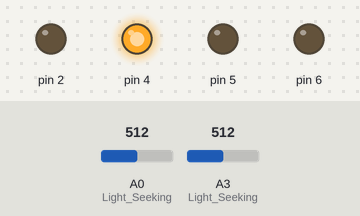
The sketch below on a simulated Arduino Uno, built with avr-gcc and run on an emulated ATmega328P. Shown: output pins drawn as LEDs (lit = HIGH). Inputs (shaded band) come from the test bench; at power-on: A0 (Light_Seeking) = 512, A3 (Light_Seeking) = 512.

Above: at 1.2 s.
1.3 s: A0 (Light_Seeking) set to 276
2.8 s: A0 (Light_Seeking) set to 253
At 3.4 s:
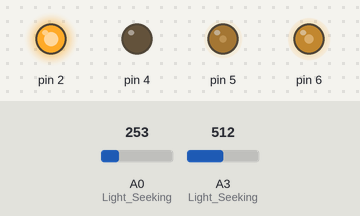
4.3 s: A3 (Light_Seeking) set to 306
At 5.5 s:
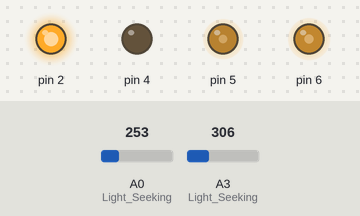
5.8 s: A3 (Light_Seeking) set to 122
At 6.9 s:
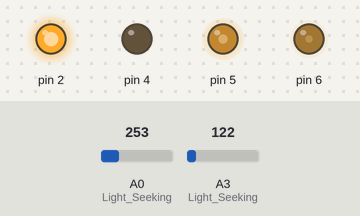
7.3 s: A3 (Light_Seeking) set to 0
At 8.0 s:
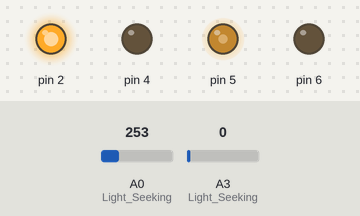
8.8 s: A3 (Light_Seeking) set to 8
10.3 s: A3 (Light_Seeking) set to 11
At 11.5 s:
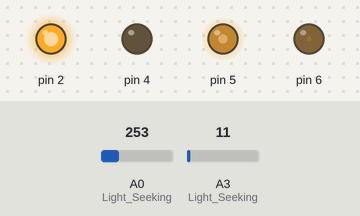
Timing chart, 0 to 12.8 s (numbered marks = the images above; inputs shaded):
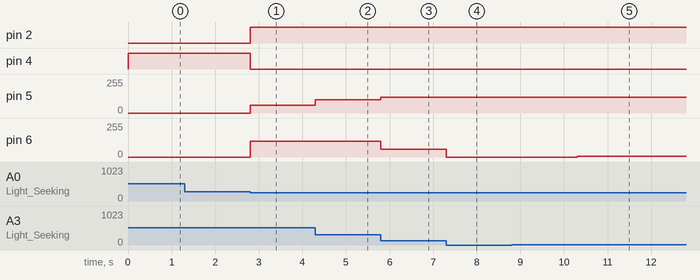

Measured:
- the behaviour switches between 260 and 259 on A0 (Light_Seeking) (found by bisection; images 0 and 1)
- after the input at 1.3 s, every drawn part: stays the same
- after the input at 2.8 s, pin 2: LOW → HIGH at once; pin 4: HIGH → LOW at once; pin 5: 0/255 → 60/255 at once; pin 6: 0/255 → 120/255 at once
- after the input at 4.3 s, pin 5: 60/255 → 100/255 at once
- after the input at 5.8 s, pin 5: 100/255 → 120/255 at once; pin 6: 120/255 → 57/255 at once
- after the input at 7.3 s, pin 6: 57/255 → 0/255 at once
- after the input at 8.8 s, every drawn part: stays the same
- after the input at 10.3 s, pin 6: 0/255 → 4/255 at once

The sketch:

02SeguidorDeLuz.ino
```cpp
volatile float Left_photosensitive;
volatile float Right_photosensitive;
volatile int Lightseeking_Degree;
volatile float f;
volatile int speed_value;
void Light_Seeking() {
  Left_photosensitive = analogRead(A0) / 10;
  Right_photosensitive = analogRead(A3) / 10;
  if (Left_photosensitive > 25 && Right_photosensitive > 25) {
    digitalWrite(2,LOW);
    analogWrite(5,0);
    digitalWrite(4,HIGH);
    analogWrite(6,0);
  } else {
    if (Left_photosensitive > Right_photosensitive) {
      Lightseeking_Degree = ((float)(Right_photosensitive / Left_photosensitive)) * 90;
    } else if (Left_photosensitive <= Right_photosensitive) {
      Lightseeking_Degree = 180 - ((float)(Left_photosensitive / Right_photosensitive)) * 90;
    }


  if (Lightseeking_Degree < 90) {
    f = ((float)(Lightseeking_Degree)) / 90;
    digitalWrite(2,HIGH);
    analogWrite(5,speed_value);
    digitalWrite(4,LOW);
    analogWrite(6,(speed_value * f));
  }

  if (Lightseeking_Degree > 90) {
    f = ((float)(180 - Lightseeking_Degree)) / 90;
    digitalWrite(2,HIGH);
    analogWrite(5,(speed_value * f));
    digitalWrite(4,LOW);
    analogWrite(6,speed_value);
  }

  if (Lightseeking_Degree == 90) {
    f = ((float)(Lightseeking_Degree)) / 90;
    digitalWrite(2,HIGH);
    analogWrite(5,speed_value);
    digitalWrite(4,LOW);
    analogWrite(6,speed_value);
  }
}
}
void setup(){
  Left_photosensitive = 0;
  Right_photosensitive = 0;
  Lightseeking_Degree = 0;
  f = 0;
  speed_value = 120;
  Serial.begin(9600);
  pinMode(A0, INPUT);
  pinMode(A3, INPUT);
  pinMode(2, OUTPUT);
  pinMode(4, OUTPUT);
  pinMode(5, OUTPUT);
  pinMode(6, OUTPUT);
}

void loop(){
  Light_Seeking();
}
```
